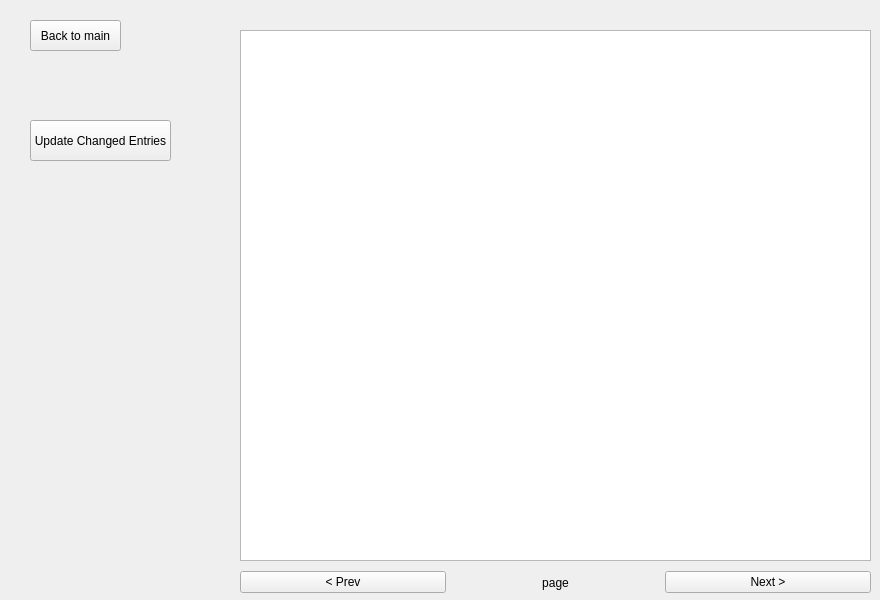
<?xml version="1.0" encoding="UTF-8"?>
<ui version="4.0">
 <class>MainWindow</class>
 <widget class="QMainWindow" name="MainWindow">
  <property name="geometry">
   <rect>
    <x>0</x>
    <y>0</y>
    <width>880</width>
    <height>600</height>
   </rect>
  </property>
  <property name="windowTitle">
   <string>MainWindow</string>
  </property>
  <widget class="QWidget" name="centralwidget">
   <widget class="QTableView" name="previous_weeks_table">
    <property name="geometry">
     <rect>
      <x>240</x>
      <y>30</y>
      <width>631</width>
      <height>531</height>
     </rect>
    </property>
    <property name="selectionMode">
     <enum>QAbstractItemView::SingleSelection</enum>
    </property>
    <property name="selectionBehavior">
     <enum>QAbstractItemView::SelectItems</enum>
    </property>
   </widget>
   <widget class="QPushButton" name="back_button">
    <property name="geometry">
     <rect>
      <x>30</x>
      <y>20</y>
      <width>91</width>
      <height>31</height>
     </rect>
    </property>
    <property name="text">
     <string>Back to main</string>
    </property>
   </widget>
   <widget class="QPushButton" name="update_button">
    <property name="geometry">
     <rect>
      <x>30</x>
      <y>120</y>
      <width>141</width>
      <height>41</height>
     </rect>
    </property>
    <property name="text">
     <string>Update Changed Entries</string>
    </property>
   </widget>
   <widget class="QWidget" name="layoutWidget">
    <property name="geometry">
     <rect>
      <x>240</x>
      <y>570</y>
      <width>631</width>
      <height>25</height>
     </rect>
    </property>
    <layout class="QHBoxLayout" name="horizontalLayout">
     <item>
      <widget class="QPushButton" name="prev_button">
       <property name="text">
        <string>&lt; Prev</string>
       </property>
      </widget>
     </item>
     <item>
      <widget class="QLabel" name="page_label">
       <property name="text">
        <string>page</string>
       </property>
       <property name="alignment">
        <set>Qt::AlignCenter</set>
       </property>
      </widget>
     </item>
     <item>
      <widget class="QPushButton" name="next_button">
       <property name="text">
        <string>Next &gt;</string>
       </property>
      </widget>
     </item>
    </layout>
   </widget>
  </widget>
 </widget>
 <resources/>
 <connections/>
</ui>
